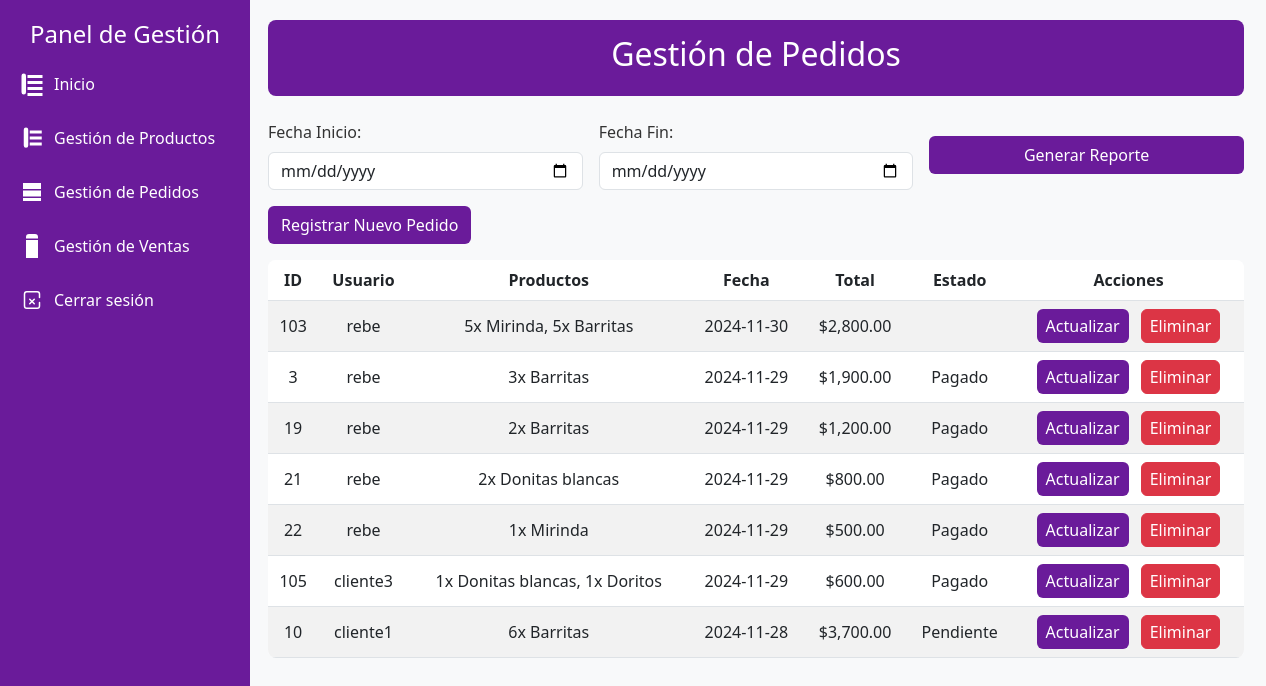
Page /gestionpedidos2.php on the committed database.
### tables this page shows
CREATE TABLE `pedidos` (
  `id` int(11) NOT NULL,
  `cliente_id` int(11) NOT NULL,
  `fecha` datetime DEFAULT NULL,
  `total` decimal(10,2) NOT NULL,
  `estado` enum('Pendiente','Pagado','Cancelado') NOT NULL,
  `venta_id` int(11) DEFAULT NULL,
  `venta_estado` enum('Sin Venta','Vendido') DEFAULT 'Sin Venta'
);

CREATE TABLE `usuarios` (
  `id_usuarios` int(11) NOT NULL,
  `usuario` varchar(15) NOT NULL,
  `contrasena` varchar(10) NOT NULL,
  `correo` varchar(111) NOT NULL,
  `tipo_usuario` enum('empleado','cliente','admin') NOT NULL
);

### gestionpedidos2.php (the view, shortened to what this page needs)
<?php
include 'empleado_layout.php';
include './Static/connect/bd.php';
$exec = null;
try {
    $sql = "
        SELECT
            p.id AS pedido_id,
            u.usuario AS usuario,
            GROUP_CONCAT(dp.cantidad, 'x ', prod.producto SEPARATOR ', ') AS productos,
            p.total,
            p.estado,
            DATE(p.fecha) AS fecha,
            TIME(p.fecha) AS hora
        FROM pedidos p
        JOIN usuarios u ON p.cliente_id = u.id_usuarios
        JOIN detalles_pedido dp ON p.id = dp.pedido_id
        JOIN productos prod ON dp.producto_id = prod.id
        GROUP BY p.id
        ORDER BY p.fecha DESC;
    ";
    $stmt = $conn->prepare($sql);
    if (!$stmt->execute()) {
        throw new Exception("Error al ejecutar la consulta: " . $stmt->error);
    }
    $exec = $stmt->get_result();
} catch (Exception $e) {
    $_SESSION['error'] = $e->getMessage();
}
?>
<!DOCTYPE html>
<html lang="es">
<head>
    <link href="https://cdn.jsdelivr.net/npm/bootstrap@5.3.0/dist/css/bootstrap.min.css" rel="stylesheet">
</head>
<body>
<div class="container">
    <div class="header mb-4 text-center">
        <h2>Gestión de Pedidos</h2>
    </div>
    <form id="reporteForm" action="reporte_pedidos.php" method="GET" class="mb-3">
        <div class="row g-3 align-items-center">
            <div class="col-md-4">
                <label for="fecha_inicio" class="form-label">Fecha Inicio:</label>
                <input type="date" id="fecha_inicio" name="fecha_inicio" class="form-control">
            </div>
            <div class="col-md-4">
                <label for="fecha_fin" class="form-label">Fecha Fin:</label>
                <input type="date" id="fecha_fin" name="fecha_fin" class="form-control">
            </div>
            <div class="col-md-4 d-flex align-items-end">
                <button type="submit" class="btn btn-morado w-100">Generar Reporte</button>
            </div>
        </div>
    </form>
    <div class="d-flex justify-content-between align-items-center mb-3">
        <button class="btn btn-morado" onclick="window.location.href='crearpedido2.php'">Registrar Nuevo Pedido</button>
    </div>
    <div class="table-responsive">
        <table class="table table-striped align-middle text-center">
            <thead>
                <tr>
                    <th>ID</th>
                    <th>Usuario</th>
                    <th>Productos</th>
                    <th>Fecha</th>
                    <th>Total</th>
                    <th>Estado</th>
                    <th>Acciones</th>
                </tr>
            </thead>
            <tbody>
                <?php if ($exec && $exec->num_rows > 0): ?>
                    <?php while ($rows = $exec->fetch_assoc()): ?>
                    <tr>
                        <td><?php echo $rows['pedido_id']; ?></td>
                        <td><?php echo $rows['usuario']; ?></td>
                        <td><?php echo $rows['productos']; ?></td>
                        <td><?php echo $rows['fecha']; ?></td>
                        <td>$<?php echo number_format($rows['total'], 2); ?></td>
                        <td><?php echo $rows['estado']; ?></td>
                        <td>
                            <button class="btn btn-icon btn-morado me-2" onclick="window.location.href='actualizarpedido2.php?id=<?php echo $rows['pedido_id']; ?>'">
                                Actualizar
                            </button>
                            <button class="btn btn-icon btn-danger" onclick="eliminarPedido2(<?php echo $rows['pedido_id']; ?>)">
                                Eliminar
                            </button>
                        </td>
                    </tr>
                    <?php endwhile; ?>
                <?php else: ?>
                    <tr><td colspan="8">No hay pedidos disponibles</td></tr>
                <?php endif; ?>
            </tbody>
        </table>
    </div>
</div>
</body>
</html>

### empleado_layout.php (style rules this page uses)
body { background-color: #f8f9fa; }

### gestionpedidos2.php (style rules this page uses)
body { background-color: #f8f9fa; color: #333; }
.container { margin-top: 20px; max-width: 1000px; margin-left: 16rem; }
.header { background-color: #6a1b9a; color: white; padding: 15px; border-radius: 8px; }
.btn-morado { background-color: #6a1b9a; color: white; }
.btn-icon { padding: 4px 8px; }
table { background-color: white; border-radius: 8px; overflow: hidden; }
th { background-color: #6a1b9a; color: white; }

### rows in the picture
pedidos: id "103", usuarios.usuario "rebe", productos "5x Mirinda, 5x Barritas", fecha "2024-11-30", total "2,800.00"
pedidos: id "3", usuarios.usuario "rebe", productos "3x Barritas", fecha "2024-11-29", total "1,900.00", estado "Pagado"
pedidos: id "19", usuarios.usuario "rebe", productos "2x Barritas", fecha "2024-11-29", total "1,200.00", estado "Pagado"
pedidos: id "21", usuarios.usuario "rebe", productos "2x Donitas blancas", fecha "2024-11-29", total "800.00", estado "Pagado"
pedidos: id "22", usuarios.usuario "rebe", productos "1x Mirinda", fecha "2024-11-29", total "500.00", estado "Pagado"
pedidos: id "105", usuarios.usuario "cliente3", productos "1x Donitas blancas, 1x Doritos", fecha "2024-11-29", total "600.00", estado "Pagado"
pedidos: id "10", usuarios.usuario "cliente1", productos "6x Barritas", fecha "2024-11-28", total "3,700.00", estado "Pendiente"
